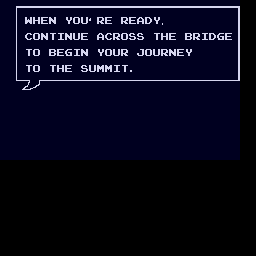

Below is a game level as drawn by its tile map, then a one-line description and the .tmx file that defines it, in full:
An orthogonal 32x32 tile map with 8x8 px tiles, 1 tile layer (Tile Layer 1).

<map version="1.10" tiledversion="1.11.2" orientation="orthogonal" renderorder="right-down" width="32" height="32" tilewidth="8" tileheight="8" infinite="0" nextlayerid="2" nextobjectid="1">
 <tileset firstgid="1" source="dialogueFont.tsx" />
 <layer id="1" name="Tile Layer 1" width="32" height="32">
  <data encoding="csv">
258,258,297,298,298,298,298,298,298,298,298,298,298,298,298,298,298,298,298,298,298,298,298,298,298,298,298,298,298,298,0,0,
258,273,228,273,273,273,273,273,273,273,273,273,273,273,273,273,273,273,273,273,273,258,258,258,258,258,258,273,273,293,0,0,
258,273,228,138,104,101,129,258,140,130,136,164,133,101,258,133,101,97,100,140,162,258,258,258,258,258,258,273,273,293,0,0,
258,273,228,299,300,433,434,377,371,372,261,442,378,379,433,434,273,273,273,3758096642,194,273,273,273,273,273,273,273,273,293,0,0,
258,273,228,99,130,129,135,105,129,136,101,265,97,99,133,130,134,134,3758096642,135,104,101,295,98,133,105,100,103,101,293,0,0,
258,273,228,273,273,488,273,273,465,465,465,465,465,465,273,273,273,273,273,273,273,273,273,273,273,273,273,273,273,293,0,0,
258,273,228,135,130,3758096642,98,101,103,105,129,227,140,130,136,133,3758096642,106,130,136,133,129,101,140,3758096642,3758096642,3758096642,3758096642,273,293,0,0,
258,273,228,273,273,273,273,273,273,273,273,273,273,273,273,273,273,273,273,273,273,273,273,273,273,273,273,273,273,293,0,0,
323,273,228,135,130,273,135,104,101,273,134,136,109,109,105,135,166,273,273,273,273,273,273,273,273,273,273,273,273,293,0,0,
323,3758096642,228,3758096642,3758096642,3758096642,3758096642,3758096642,3758096642,3758096642,3758096642,3758096642,3758096642,3758096642,3758096642,3758096642,3758096642,3758096642,3758096642,3758096642,3758096642,3758096642,3758096642,3758096642,3758096642,3758096642,3758096642,3758096642,3758096642,325,0,0,
323,3758096642,358,359,360,361,362,362,362,362,362,362,362,362,362,362,362,362,362,362,362,362,362,362,362,362,362,362,362,362,0,0,
323,3758096642,390,391,392,393,394,3758096642,3758096642,3758096642,3758096642,3758096642,3758096642,3758096642,3758096642,3758096642,3758096642,3758096642,3758096642,3758096642,3758096642,3758096642,3758096642,3758096642,273,273,273,273,273,273,0,0,
323,323,323,323,323,323,323,323,323,323,323,323,323,323,323,323,323,323,323,323,323,323,323,323,323,323,323,323,323,273,0,0,
323,323,323,323,323,323,323,323,323,323,323,323,323,323,323,323,323,323,323,323,323,323,323,323,323,323,323,323,323,273,0,0,
323,323,323,323,323,323,323,323,323,323,323,323,323,323,323,323,323,323,323,323,323,323,323,323,323,323,323,323,323,273,0,0,
323,323,323,323,323,323,323,323,323,323,323,323,323,323,323,323,323,323,323,323,323,323,323,323,323,323,323,323,323,273,0,0,
323,323,323,323,323,323,323,323,323,323,323,323,323,323,323,323,323,323,323,323,323,323,323,323,323,323,323,323,323,273,0,0,
323,323,323,323,323,323,323,323,323,323,323,323,323,323,323,323,323,323,323,323,323,323,323,323,323,323,323,323,323,273,0,0,
323,323,323,323,323,323,323,323,323,323,323,323,323,323,323,323,323,323,323,323,323,323,323,323,323,323,323,323,323,273,0,0,
323,323,323,323,323,323,323,323,323,323,323,323,323,323,323,323,323,323,323,323,323,323,323,323,323,323,323,323,323,273,0,0,
0,0,0,0,0,0,0,0,0,0,0,0,0,0,0,0,0,0,0,0,0,0,0,0,0,0,0,0,0,0,0,0,
0,0,0,0,0,0,0,0,0,0,0,0,0,0,0,0,0,0,0,0,0,0,0,0,0,0,0,0,0,0,0,0,
0,0,0,0,0,0,0,0,0,0,0,0,0,0,0,0,0,0,0,0,0,0,0,0,0,0,0,0,0,0,0,0,
0,0,0,0,0,0,0,0,0,0,0,0,0,0,0,0,0,0,0,0,0,0,0,0,0,0,0,0,0,0,0,0,
0,0,0,0,0,0,0,0,0,0,0,0,0,0,0,0,0,0,0,0,0,0,0,0,0,0,0,0,0,0,0,0,
0,0,0,0,0,0,0,0,0,0,0,0,0,0,0,0,0,0,0,0,0,0,0,0,0,0,0,0,0,0,0,0,
0,0,0,0,0,0,0,0,0,0,0,0,0,0,0,0,0,0,0,0,0,0,0,0,0,0,0,0,0,0,0,0,
0,0,0,0,0,0,0,0,0,0,0,0,0,0,0,0,0,0,0,0,0,0,0,0,0,0,0,0,0,0,0,0,
0,0,0,0,0,0,0,0,0,0,0,0,0,0,0,0,0,0,0,0,0,0,0,0,0,0,0,0,0,0,0,0,
0,0,0,0,0,0,0,0,0,0,0,0,0,0,0,0,0,0,0,0,0,0,0,0,0,0,0,0,0,0,0,0,
0,0,0,0,0,0,0,0,0,0,0,0,0,0,0,0,0,0,0,0,0,0,0,0,0,0,0,0,0,0,0,0,
0,0,0,0,0,0,0,0,0,0,0,0,0,0,0,0,0,0,0,0,0,0,0,0,0,0,0,0,0,0,0,0
</data>
 </layer>
</map>
